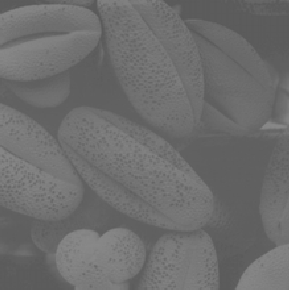
%> input picture Lab4/img4_a.BMP, 289 x 290 px
$ octave Lab4_1.m   (GNU Octave 9; MATLAB toolbox functions it lacks are replaced by stand-ins)
%> lines starting %> are read from the running program, lines starting %| are printed output that depends on the picture
a = imread('img4_a.bmp');
%> a is the input picture: size 290x289x3 uint8; min 89, max 137, mean 109.1
imshow(a)
figure, imhist(a);
%> after `imhist(a)`:
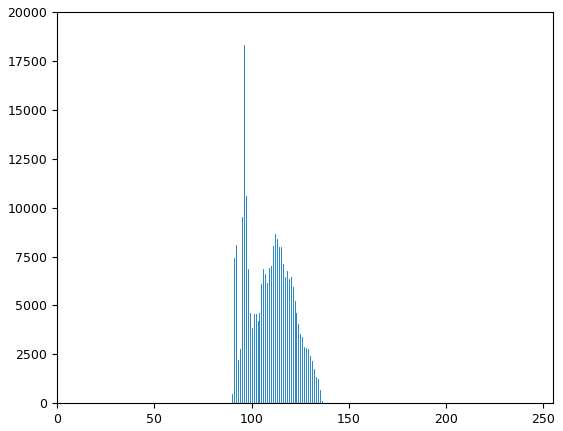
%> figure redrawn from the program's plot data; highest point at x = 96, y = 18294

aa = histeq(a);
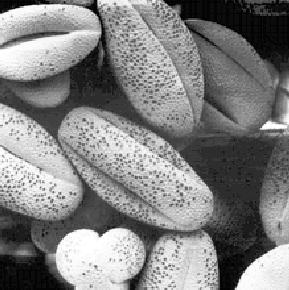
%> aa: size 290x289x3 uint8; min 0, max 255, mean 129.3
figure, imshow(aa)
figure, imhist(aa);
%> after `imhist(aa)`:
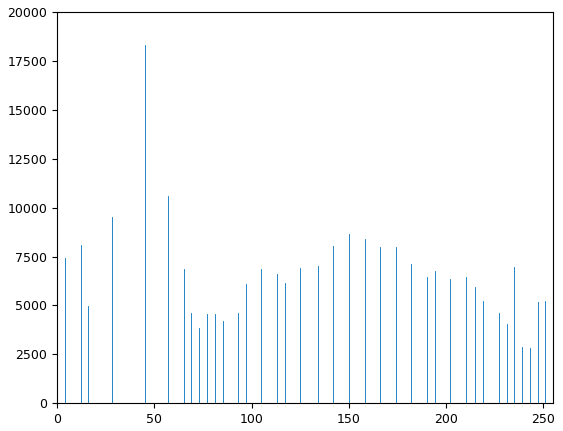
%> figure redrawn from the program's plot data; highest point at x = 45, y = 18294
